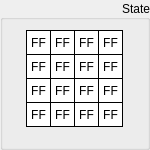
  <widget class="QGroupBox" name="groupState">
   <property name="geometry">
    <rect>
     <x>10</x>
     <y>10</y>
     <width>150</width>
     <height>150</height>
    </rect>
   </property>
   <property name="sizePolicy">
    <sizepolicy hsizetype="Fixed" vsizetype="Fixed">
     <horstretch>0</horstretch>
     <verstretch>0</verstretch>
    </sizepolicy>
   </property>
   <property name="styleSheet">
    <string notr="true"/>
   </property>
   <property name="title">
    <string>State</string>
   </property>
   <property name="alignment">
    <set>Qt::AlignRight|Qt::AlignTrailing|Qt::AlignVCenter</set>
   </property>
   <widget class="QLabel" name="stateByte15">
    <property name="enabled">
     <bool>true</bool>
    </property>
    <property name="geometry">
     <rect>
      <x>98</x>
      <y>102</y>
      <width>25</width>
      <height>25</height>
     </rect>
    </property>
    <property name="sizePolicy">
     <sizepolicy hsizetype="Fixed" vsizetype="Fixed">
      <horstretch>0</horstretch>
      <verstretch>0</verstretch>
     </sizepolicy>
    </property>
    <property name="font">
     <font>
      <kerning>true</kerning>
     </font>
    </property>
    <property name="layoutDirection">
     <enum>Qt::LeftToRight</enum>
    </property>
    <property name="styleSheet">
     <string notr="true">QLabel {
	 border-width: 1px;
     border-style: solid;
     border-color: black; 
     background-color: white;
}</string>
    </property>
    <property name="text">
     <string>FF</string>
    </property>
    <property name="alignment">
     <set>Qt::AlignCenter</set>
    </property>
   </widget>
   <widget class="QLabel" name="stateByte13">
    <property name="enabled">
     <bool>true</bool>
    </property>
    <property name="geometry">
     <rect>
      <x>98</x>
      <y>54</y>
      <width>25</width>
      <height>25</height>
     </rect>
    </property>
    <property name="sizePolicy">
     <sizepolicy hsizetype="Fixed" vsizetype="Fixed">
      <horstretch>0</horstretch>
      <verstretch>0</verstretch>
     </sizepolicy>
    </property>
    <property name="font">
     <font>
      <kerning>true</kerning>
     </font>
    </property>
    <property name="layoutDirection">
     <enum>Qt::LeftToRight</enum>
    </property>
    <property name="styleSheet">
     <string notr="true">QLabel {
	 border-width: 1px;
     border-style: solid;
     border-color: black; 
     background-color: white;
}</string>
    </property>
    <property name="text">
     <string>FF</string>
    </property>
    <property name="alignment">
     <set>Qt::AlignCenter</set>
    </property>
   </widget>
   <widget class="QLabel" name="stateByte14">
    <property name="enabled">
     <bool>true</bool>
    </property>
    <property name="geometry">
     <rect>
      <x>98</x>
      <y>78</y>
      <width>25</width>
      <height>25</height>
     </rect>
    </property>
    <property name="sizePolicy">
     <sizepolicy hsizetype="Fixed" vsizetype="Fixed">
      <horstretch>0</horstretch>
      <verstretch>0</verstretch>
     </sizepolicy>
    </property>
    <property name="font">
     <font>
      <kerning>true</kerning>
     </font>
    </property>
    <property name="layoutDirection">
     <enum>Qt::LeftToRight</enum>
    </property>
    <property name="styleSheet">
     <string notr="true">QLabel {
	 border-width: 1px;
     border-style: solid;
     border-color: black; 
     background-color: white;
}</string>
    </property>
    <property name="text">
     <string>FF</string>
    </property>
    <property name="alignment">
     <set>Qt::AlignCenter</set>
    </property>
   </widget>
   <widget class="QLabel" name="stateByte06">
    <property name="enabled">
     <bool>true</bool>
    </property>
    <property name="geometry">
     <rect>
      <x>50</x>
      <y>78</y>
      <width>25</width>
      <height>25</height>
     </rect>
    </property>
    <property name="sizePolicy">
     <sizepolicy hsizetype="Fixed" vsizetype="Fixed">
      <horstretch>0</horstretch>
      <verstretch>0</verstretch>
     </sizepolicy>
    </property>
    <property name="font">
     <font>
      <kerning>true</kerning>
     </font>
    </property>
    <property name="layoutDirection">
     <enum>Qt::LeftToRight</enum>
    </property>
    <property name="styleSheet">
     <string notr="true">QLabel {
	 border-width: 1px;
     border-style: solid;
     border-color: black; 
     background-color: white;
}</string>
    </property>
    <property name="text">
     <string>FF</string>
    </property>
    <property name="alignment">
     <set>Qt::AlignCenter</set>
    </property>
   </widget>
   <widget class="QLabel" name="stateByte04">
    <property name="enabled">
     <bool>true</bool>
    </property>
    <property name="geometry">
     <rect>
      <x>50</x>
      <y>30</y>
      <width>25</width>
      <height>25</height>
     </rect>
    </property>
    <property name="sizePolicy">
     <sizepolicy hsizetype="Fixed" vsizetype="Fixed">
      <horstretch>0</horstretch>
      <verstretch>0</verstretch>
     </sizepolicy>
    </property>
    <property name="font">
     <font>
      <kerning>true</kerning>
     </font>
    </property>
    <property name="layoutDirection">
     <enum>Qt::LeftToRight</enum>
    </property>
    <property name="styleSheet">
     <string notr="true">QLabel {
	 border-width: 1px;
     border-style: solid;
     border-color: black; 
     background-color: white;
}</string>
    </property>
    <property name="text">
     <string>FF</string>
    </property>
    <property name="alignment">
     <set>Qt::AlignCenter</set>
    </property>
   </widget>
   <widget class="QLabel" name="stateByte02">
    <property name="enabled">
     <bool>true</bool>
    </property>
    <property name="geometry">
     <rect>
      <x>26</x>
      <y>78</y>
      <width>25</width>
      <height>25</height>
     </rect>
    </property>
    <property name="sizePolicy">
     <sizepolicy hsizetype="Fixed" vsizetype="Fixed">
      <horstretch>0</horstretch>
      <verstretch>0</verstretch>
     </sizepolicy>
    </property>
    <property name="font">
     <font>
      <kerning>true</kerning>
     </font>
    </property>
    <property name="layoutDirection">
     <enum>Qt::LeftToRight</enum>
    </property>
    <property name="styleSheet">
     <string notr="true">QLabel {
	 border-width: 1px;
     border-style: solid;
     border-color: black; 
     background-color: white;
}</string>
    </property>
    <property name="text">
     <string>FF</string>
    </property>
    <property name="alignment">
     <set>Qt::AlignCenter</set>
    </property>
   </widget>
   <widget class="QLabel" name="stateByte10">
    <property name="enabled">
     <bool>true</bool>
    </property>
    <property name="geometry">
     <rect>
      <x>74</x>
      <y>78</y>
      <width>25</width>
      <height>25</height>
     </rect>
    </property>
    <property name="sizePolicy">
     <sizepolicy hsizetype="Fixed" vsizetype="Fixed">
      <horstretch>0</horstretch>
      <verstretch>0</verstretch>
     </sizepolicy>
    </property>
    <property name="font">
     <font>
      <kerning>true</kerning>
     </font>
    </property>
    <property name="layoutDirection">
     <enum>Qt::LeftToRight</enum>
    </property>
    <property name="styleSheet">
     <string notr="true">QLabel {
	 border-width: 1px;
     border-style: solid;
     border-color: black; 
     background-color: white;
}</string>
    </property>
    <property name="text">
     <string>FF</string>
    </property>
    <property name="alignment">
     <set>Qt::AlignCenter</set>
    </property>
   </widget>
   <widget class="QLabel" name="stateByte09">
    <property name="enabled">
     <bool>true</bool>
    </property>
    <property name="geometry">
     <rect>
      <x>74</x>
      <y>54</y>
      <width>25</width>
      <height>25</height>
     </rect>
    </property>
    <property name="sizePolicy">
     <sizepolicy hsizetype="Fixed" vsizetype="Fixed">
      <horstretch>0</horstretch>
      <verstretch>0</verstretch>
     </sizepolicy>
    </property>
    <property name="font">
     <font>
      <kerning>true</kerning>
     </font>
    </property>
    <property name="layoutDirection">
     <enum>Qt::LeftToRight</enum>
    </property>
    <property name="styleSheet">
     <string notr="true">QLabel {
	 border-width: 1px;
     border-style: solid;
     border-color: black; 
     background-color: white;
}</string>
    </property>
    <property name="text">
     <string>FF</string>
    </property>
    <property name="alignment">
     <set>Qt::AlignCenter</set>
    </property>
   </widget>
   <widget class="QLabel" name="stateByte01">
    <property name="enabled">
     <bool>true</bool>
    </property>
    <property name="geometry">
     <rect>
      <x>26</x>
      <y>54</y>
      <width>25</width>
      <height>25</height>
     </rect>
    </property>
    <property name="sizePolicy">
     <sizepolicy hsizetype="Fixed" vsizetype="Fixed">
      <horstretch>0</horstretch>
      <verstretch>0</verstretch>
     </sizepolicy>
    </property>
    <property name="font">
     <font>
      <kerning>true</kerning>
     </font>
    </property>
    <property name="layoutDirection">
     <enum>Qt::LeftToRight</enum>
    </property>
    <property name="styleSheet">
     <string notr="true">QLabel {
	 border-width: 1px;
     border-style: solid;
     border-color: black; 
     background-color: white;
}</string>
    </property>
    <property name="text">
     <string>FF</string>
    </property>
    <property name="alignment">
     <set>Qt::AlignCenter</set>
    </property>
   </widget>
   <widget class="QLabel" name="stateByte08">
    <property name="enabled">
     <bool>true</bool>
    </property>
    <property name="geometry">
     <rect>
      <x>74</x>
      <y>30</y>
      <width>25</width>
      <height>25</height>
     </rect>
    </property>
    <property name="sizePolicy">
     <sizepolicy hsizetype="Fixed" vsizetype="Fixed">
      <horstretch>0</horstretch>
      <verstretch>0</verstretch>
     </sizepolicy>
    </property>
    <property name="font">
     <font>
      <kerning>true</kerning>
     </font>
    </property>
    <property name="layoutDirection">
     <enum>Qt::LeftToRight</enum>
    </property>
    <property name="styleSheet">
     <string notr="true">QLabel {
	 border-width: 1px;
     border-style: solid;
     border-color: black; 
     background-color: white;
}</string>
    </property>
    <property name="text">
     <string>FF</string>
    </property>
    <property name="alignment">
     <set>Qt::AlignCenter</set>
    </property>
   </widget>
   <widget class="QLabel" name="stateByte00">
    <property name="enabled">
     <bool>true</bool>
    </property>
    <property name="geometry">
     <rect>
      <x>26</x>
      <y>30</y>
      <width>25</width>
      <height>25</height>
     </rect>
    </property>
    <property name="sizePolicy">
     <sizepolicy hsizetype="Fixed" vsizetype="Fixed">
      <horstretch>0</horstretch>
      <verstretch>0</verstretch>
     </sizepolicy>
    </property>
    <property name="font">
     <font>
      <kerning>true</kerning>
     </font>
    </property>
    <property name="layoutDirection">
     <enum>Qt::LeftToRight</enum>
    </property>
    <property name="styleSheet">
     <string notr="true">QLabel {
	 border-width: 1px;
     border-style: solid;
     border-color: black; 
     background-color: white;
}</string>
    </property>
    <property name="text">
     <string>FF</string>
    </property>
    <property name="alignment">
     <set>Qt::AlignCenter</set>
    </property>
    <property name="wordWrap">
     <bool>false</bool>
    </property>
   </widget>
   <widget class="QLabel" name="stateByte07">
    <property name="enabled">
     <bool>true</bool>
    </property>
    <property name="geometry">
     <rect>
      <x>50</x>
      <y>102</y>
      <width>25</width>
      <height>25</height>
     </rect>
    </property>
    <property name="sizePolicy">
     <sizepolicy hsizetype="Fixed" vsizetype="Fixed">
      <horstretch>0</horstretch>
      <verstretch>0</verstretch>
     </sizepolicy>
    </property>
    <property name="font">
     <font>
      <kerning>true</kerning>
     </font>
    </property>
    <property name="layoutDirection">
     <enum>Qt::LeftToRight</enum>
    </property>
    <property name="styleSheet">
     <string notr="true">QLabel {
	 border-width: 1px;
     border-style: solid;
     border-color: black; 
     background-color: white;
}</string>
    </property>
    <property name="text">
     <string>FF</string>
    </property>
    <property name="alignment">
     <set>Qt::AlignCenter</set>
    </property>
   </widget>
   <widget class="QLabel" name="stateByte12">
    <property name="enabled">
     <bool>true</bool>
    </property>
    <property name="geometry">
     <rect>
      <x>98</x>
      <y>30</y>
      <width>25</width>
      <height>25</height>
     </rect>
    </property>
    <property name="sizePolicy">
     <sizepolicy hsizetype="Fixed" vsizetype="Fixed">
      <horstretch>0</horstretch>
      <verstretch>0</verstretch>
     </sizepolicy>
    </property>
    <property name="font">
     <font>
      <kerning>true</kerning>
     </font>
    </property>
    <property name="layoutDirection">
     <enum>Qt::LeftToRight</enum>
    </property>
    <property name="styleSheet">
     <string notr="true">QLabel {
	 border-width: 1px;
     border-style: solid;
     border-color: black; 
     background-color: white;
}</string>
    </property>
    <property name="text">
     <string>FF</string>
    </property>
    <property name="alignment">
     <set>Qt::AlignCenter</set>
    </property>
   </widget>
   <widget class="QLabel" name="stateByte03">
    <property name="enabled">
     <bool>true</bool>
    </property>
    <property name="geometry">
     <rect>
      <x>26</x>
      <y>102</y>
      <width>25</width>
      <height>25</height>
     </rect>
    </property>
    <property name="sizePolicy">
     <sizepolicy hsizetype="Fixed" vsizetype="Fixed">
      <horstretch>0</horstretch>
      <verstretch>0</verstretch>
     </sizepolicy>
    </property>
    <property name="font">
     <font>
      <kerning>true</kerning>
     </font>
    </property>
    <property name="layoutDirection">
     <enum>Qt::LeftToRight</enum>
    </property>
    <property name="styleSheet">
     <string notr="true">QLabel {
	 border-width: 1px;
     border-style: solid;
     border-color: black; 
     background-color: white;
}</string>
    </property>
    <property name="text">
     <string>FF</string>
    </property>
    <property name="alignment">
     <set>Qt::AlignCenter</set>
    </property>
   </widget>
   <widget class="QLabel" name="stateByte11">
    <property name="enabled">
     <bool>true</bool>
    </property>
    <property name="geometry">
     <rect>
      <x>74</x>
      <y>102</y>
      <width>25</width>
      <height>25</height>
     </rect>
    </property>
    <property name="sizePolicy">
     <sizepolicy hsizetype="Fixed" vsizetype="Fixed">
      <horstretch>0</horstretch>
      <verstretch>0</verstretch>
     </sizepolicy>
    </property>
    <property name="font">
     <font>
      <kerning>true</kerning>
     </font>
    </property>
    <property name="layoutDirection">
     <enum>Qt::LeftToRight</enum>
    </property>
    <property name="styleSheet">
     <string notr="true">QLabel {
	 border-width: 1px;
     border-style: solid;
     border-color: black; 
     background-color: white;
}</string>
    </property>
    <property name="text">
     <string>FF</string>
    </property>
    <property name="alignment">
     <set>Qt::AlignCenter</set>
    </property>
   </widget>
   <widget class="QLabel" name="stateByte05">
    <property name="enabled">
     <bool>true</bool>
    </property>
    <property name="geometry">
     <rect>
      <x>50</x>
      <y>54</y>
      <width>25</width>
      <height>25</height>
     </rect>
    </property>
    <property name="sizePolicy">
     <sizepolicy hsizetype="Fixed" vsizetype="Fixed">
      <horstretch>0</horstretch>
      <verstretch>0</verstretch>
     </sizepolicy>
    </property>
    <property name="font">
     <font>
      <kerning>true</kerning>
     </font>
    </property>
    <property name="layoutDirection">
     <enum>Qt::LeftToRight</enum>
    </property>
    <property name="styleSheet">
     <string notr="true">QLabel {
	 border-width: 1px;
     border-style: solid;
     border-color: black; 
     background-color: white;
}</string>
    </property>
    <property name="text">
     <string>FF</string>
    </property>
    <property name="alignment">
     <set>Qt::AlignCenter</set>
    </property>
   </widget>
  </widget>
